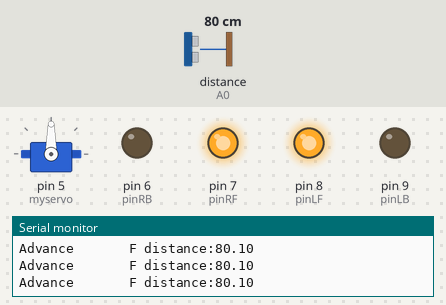
Recording of a sketch running on a simulated Arduino Uno, built with avr-gcc and run on an emulated ATmega328P. Shown: servo, output pins drawn as LEDs (lit = HIGH), the last lines printed to the serial monitor. Wiring (inferred from the names in the program): ultrasonic range finder: trigger A1; echo A0. Inputs (shaded band) come from the test bench; at power-on: distance to the obstacle (sensor on A0) 80 cm. The echo pulse lasts 58.3 µs per cm; pins used as bus, display or sensor lines are not drawn.

Above: at 1.2 s.
1.3 s: distance to the obstacle (sensor on A0) set to 29 cm
2.8 s: distance to the obstacle (sensor on A0) set to 23 cm
At 3.2 s:
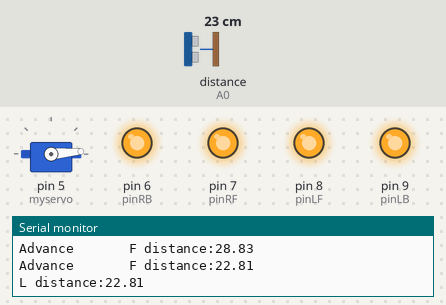
At 4.5 s:
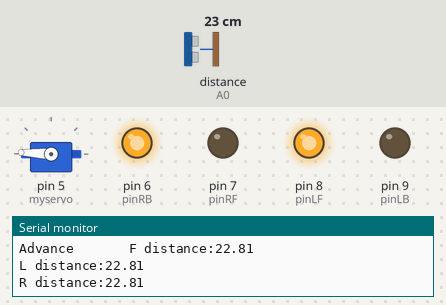
5.8 s: distance to the obstacle (sensor on A0) set to 2 cm
At 8.4 s:
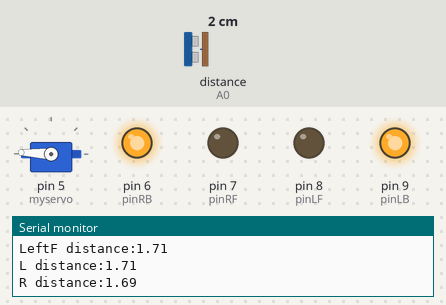
8.8 s: distance to the obstacle (sensor on A0) set to 18 cm
11.8 s: distance to the obstacle (sensor on A0) set to 4 cm
Timing chart, 0 to 15.8 s (numbered marks = the images above; inputs shaded):
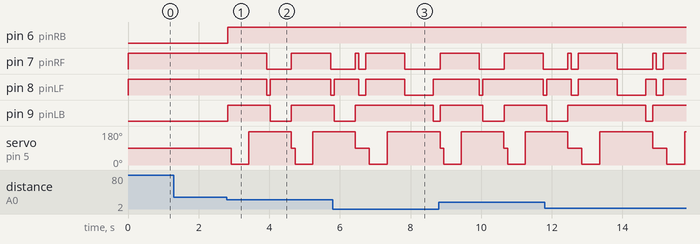

The sketch:

drive_and_avoid_obstacles.ino
```cpp
// include the servo library
#include <Servo.h>

//int pinLB = 6; // Define pin left after 6
//int pinLF = 9; // Define the 9-pin front left
//
//int pinRB = 10;// 10 pin definitions right rear
//int pinRF = 11;// Define the 11-pin front right

// define I1 interface.
int pinLB = 9;
// define I2 interface.
int pinLF = 8;
// define EA (PWM control) Interface.
int speedpin = 11;

// define I3 Interface.
int pinRB = 6;
// define I4 Interface.
int pinRF = 7;
// define EB (PWM control) Interface.
int speedpin1 = 10;


int inputPin = A0; // Define pin ultrasonic signal reception
int outputPin = A1;// Define pin ultrasonic signal transmitter
int Fspeedd = 0;   //-Speed

int Rspeedd = 0;                // Right speed
int Lspeedd = 0;                // Left-speed
int directionn = 0;          // Front Left = 8 after = 2 = 4 Right = 6

Servo myservo;                    // Set myservo
int delay_time = 250; // settling time after steering servo motors

int Fgo = 8;                      // Forward
int Rgo = 6;                      // Right
int Lgo = 4;                      // Left
int Bgo = 2;                      // Reverse

// Setup.
void setup() {
    Serial.begin (9600);         // Define motor output pin
    pinMode (pinLB, OUTPUT);     // pin   (PWM)
    pinMode (pinLF, OUTPUT);     // pin 9 (PWM)
    pinMode (pinRB, OUTPUT);     // pin 10 (PWM)
    pinMode (pinRF, OUTPUT);     // pin 11 (PWM)

    pinMode (inputPin, INPUT);   // Define ultrasound input pin
    pinMode (outputPin, OUTPUT); // Define ultrasonic output pin

    myservo.attach (5);          // Define servo motor output section 5 pin (PWM)
}

// Forward.
void advance(int a) {
  digitalWrite (pinRB, LOW);        // The motor (rear right) action
  digitalWrite (pinRF, HIGH);
  digitalWrite (pinLB, LOW);        // The motor (left rear) action
  digitalWrite (pinLF, HIGH);
  delay (a * 100);
}

// Turn right (single wheel).
void right(int b) {
  digitalWrite (pinRB, LOW);          // The motor (rear right) action
  digitalWrite (pinRF, HIGH);
  digitalWrite (pinLB, HIGH);
  digitalWrite (pinLF, HIGH);
  delay (b * 100);
}

// Turn left (single wheel).
void left(int c) {
  digitalWrite (pinRB, HIGH);
  digitalWrite (pinRF, HIGH);
  digitalWrite (pinLB, LOW);          // The motor (left rear) action
  digitalWrite (pinLF, HIGH);
  delay (c * 100);
}

/////
void turnR(int d)    // Turn right(wheel)
{
  digitalWrite(pinRB, LOW);    // The motor(rear right) action
  digitalWrite(pinRF, HIGH);
  digitalWrite(pinLB, HIGH);
  digitalWrite(pinLF, LOW);    // The motor(front left) action
  delay(d * 100);
}

void turnL(int e)    // Turn left(wheel)
{
  digitalWrite(pinRB, HIGH);
  digitalWrite(pinRF, LOW);    // The motor(front right) action
  digitalWrite(pinLB, LOW);    // The motor(left rear) action
  digitalWrite(pinLF, HIGH);
  delay(e * 100);
}

void stopp(int f)    // Stop
{
  digitalWrite(pinRB, HIGH);
  digitalWrite(pinRF, HIGH);
  digitalWrite(pinLB, HIGH);
  digitalWrite(pinLF, HIGH);
  delay(f * 100);
}

void back(int g)    // Check out
{
  digitalWrite(pinRB, HIGH);    // The motor(rear right) action
  digitalWrite(pinRF, LOW);
  digitalWrite(pinLB, HIGH);    // The motor(left rear) action
  digitalWrite(pinLF, LOW);
  delay(g * 100);
}

void detection()    // Measure three angles(0.90.179)
{
  int delay_time = 250;
  // Settling time   // servo motor after turning
  ask_pin_F();    // Read from front
  if (Fspeedd <10)    // If the distance is less than 10 cm in front of
  {
    stopp(1);   // Clear the output data
    back(2);    // Check out 0.2 seconds
  }

  // If the distance is less than 25 cm in front of.
  if (Fspeedd <25)
  {
    stopp(1);       // Clear the output data
    ask_pin_L();    // Read from left
    delay(delay_time);    // Wait for a stable servo motor
    ask_pin_R();          // Read from the right
    delay(delay_time);    // Wait for a stable servo motor

    // If the distance is greater than the right from the left.
    if (Lspeedd> Rspeedd)
    {
      directionn = Rgo;    // Right away
    }

    // If the left is less than or equal to the distance from the right.
    if (Lspeedd <= Rspeedd) {
      directionn = Lgo;    // Turn Left
    }

    // If the distance to the left and right are less than 10 cm distance.
    if (Lspeedd <10 && Rspeedd <10)
    {
      directionn = Bgo;    // To go after
    }
  }
  // Add as front not less than(greater than) 25 cm.
  else {
    directionn = Fgo;      // Move forward
  }
}

// Measure the distance from the front.
void ask_pin_F()
{
  myservo.write(90);
  // Let ultrasonic transmitter low voltage 2 μ s.
  digitalWrite(outputPin, LOW);
  delayMicroseconds(2);
  // Let ultrasonic transmitter high voltage 10 μ s, where at least 10 s.
  digitalWrite (outputPin, HIGH);
  delayMicroseconds(10);
  // Maintain low voltage ultrasonic transmitter.
  digitalWrite(outputPin, LOW);

  // Read worse time difference.
  float Fdistance = pulseIn(inputPin, HIGH);
  Fdistance = Fdistance/5.8/10;  // Time to turn to the distance(unit: cm)
  Serial.print("F distance:");  // Output distance(unit: cm)
  Serial.println(Fdistance);    // Display the distance

  // Read into the distance Fspeedd (former speed).
  Fspeedd = Fdistance;
}

// Measure the distance from the left.
void ask_pin_L()
{
  myservo.write(5);
  delay(delay_time);
  // Let ultrasonic transmitter low voltage 2 μ s.
  digitalWrite(outputPin, LOW);
  delayMicroseconds(2);
  // Let ultrasonic transmitter high voltage 10 μ s, where at least 10 μ s.
  digitalWrite (outputPin, HIGH);
  delayMicroseconds(10);
  digitalWrite(outputPin, LOW);    // Maintain low voltage ultrasonic transmitter
  float Ldistance = pulseIn(inputPin, HIGH);    // Read worse time difference
  Ldistance = Ldistance/5.8/10;    // Time to turn to the distance(unit: cm)
  Serial.print("L distance:");    // Output distance(unit: cm)
  Serial.println(Ldistance);    // Display the distance.

  // Read into the distance Lspeedd(left-speed).
  Lspeedd = Ldistance;
}

// Measure the distance from the right.
void ask_pin_R()
{
  myservo.write(177);

  delay(delay_time);
  // Let ultrasonic transmitter low voltage 2 μ s.
  digitalWrite(outputPin, LOW);
  delayMicroseconds(2);
  // Let ultrasonic transmitter high voltage 10 μ s, where at least 10 μ s.
  digitalWrite (outputPin, HIGH);
  delayMicroseconds(10);

  digitalWrite(outputPin, LOW);    // Maintain low voltage ultrasonic transmitter
  float Rdistance = pulseIn(inputPin, HIGH);    // Read worse time difference
  Rdistance = Rdistance/5.8/10;    // Time to turn to the distance(unit: cm)
  Serial.print("R distance:");    // Output distance(unit: cm)
  Serial.println(Rdistance);      // Display the distance

  // Will read into the distance Rspeedd(Right-speed).
  Rspeedd  = Rdistance;
}

// MAIN LOOP.
void loop()
{
  // Let servo motor position ready to return to the pre-prepared next time measurement.
  myservo.write (90);

  // Measure the angle and direction of judgment to where to move.
  detection();

  // If directionn(direction) = 2(reverse)
  if (directionn == 2) {
    back(8);    // Retrogression(car)
    turnL(2);  // Move slightly to the left (to prevent stuck in dead alley).
    Serial.print("Reverse");    // Display direction(backwards)
  }

  // If directionn(direction) = 6(right turn)
  if (directionn == 6) {
    back(1);
    turnR(6);    // Right
    Serial.print("Right");    // Display direction(turn left)
  }

  // If directionn(direction) = 4(turn left)
  if (directionn == 4) {
    back(1);
    turnL(6);    // Left
    Serial.print("Left");    // Display direction(turn right)
  }

  // If directionn(direction) = 8(forward)
  if (directionn == 8) {
    advance(1);    // Normal Forward
    Serial.print("Advance");    // Display direction(forward)
    Serial.print("       ");
  }
}
```

Measured:
- the behaviour switches between 26 and 25 cm on distance to the obstacle (sensor on A0) (found by bisection; images 0 and 1)
- after the input at 2.8 s, pin 6 (pinRB): LOW → HIGH at once; pin 7 (pinRF): HIGH → LOW after 1.1 s, → HIGH 0.70 s later, → LOW 1.1 s later
